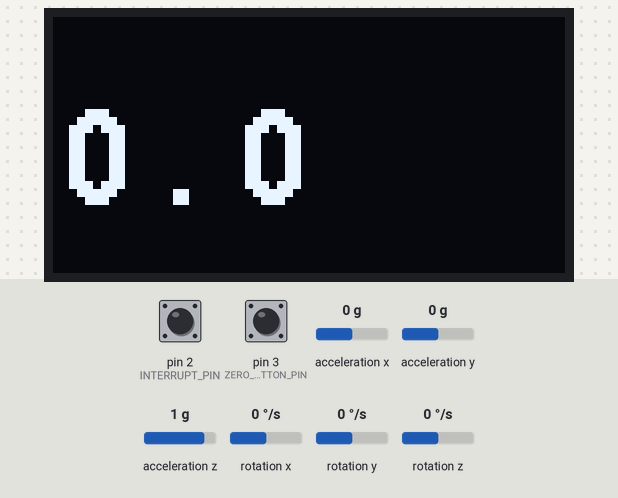
Simulated run of this sketch. Board: Arduino Uno, built with avr-gcc and run on an emulated ATmega328P. On the bench: 128×64 one-colour display. Inputs (shaded band) come from the test bench; at power-on: rotation z 0 °/s, acceleration z 1 g, pin 3 (ZERO_BUTTON_PIN) HIGH, acceleration x 0 g, acceleration y 0 g, pin 2 (INTERRUPT_PIN) LOW, rotation x 0 °/s, rotation y 0 °/s. The sensor or clock chip raises its interrupt line as the real part does; what the sketch prints to the serial monitor is not drawn.

Above: at 3.7 s.
3.8 s: rotation z set to -192 °/s
At 3.92 s:
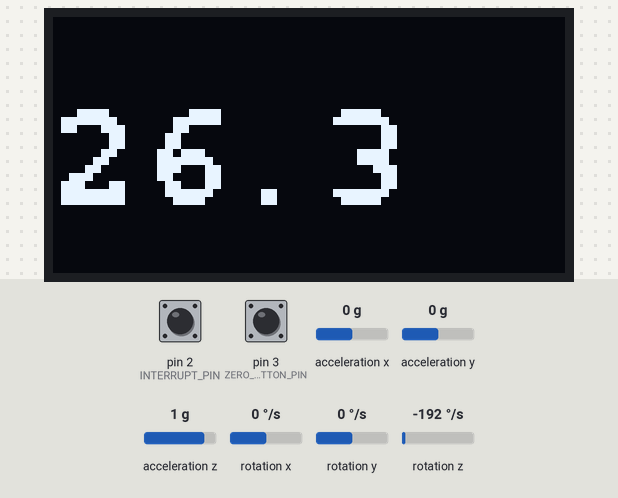
5.3 s: acceleration z set to -1.4 g
At 5.7 s:
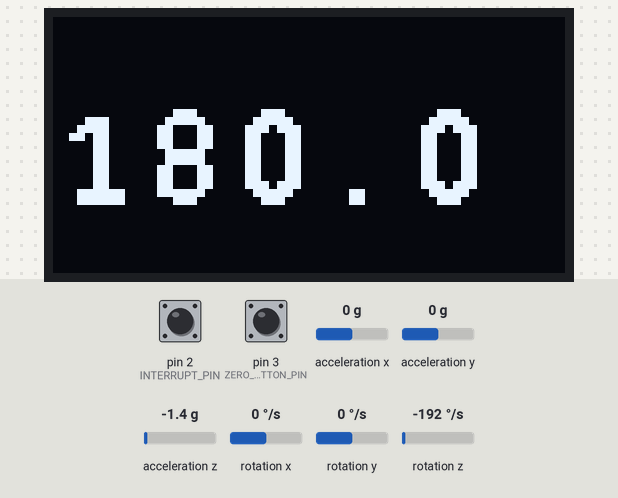
6.8 s: pin 3 (ZERO_BUTTON_PIN) pulled LOW for 0.15 s
At 7.09 s:
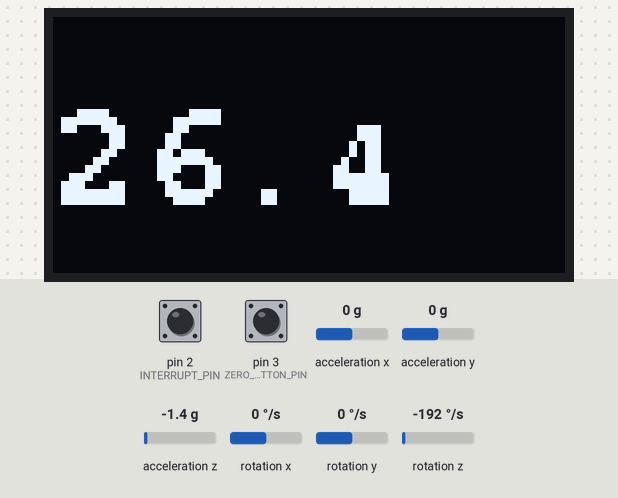
8.5 s: acceleration x set to -1.4 g
At 8.61 s:
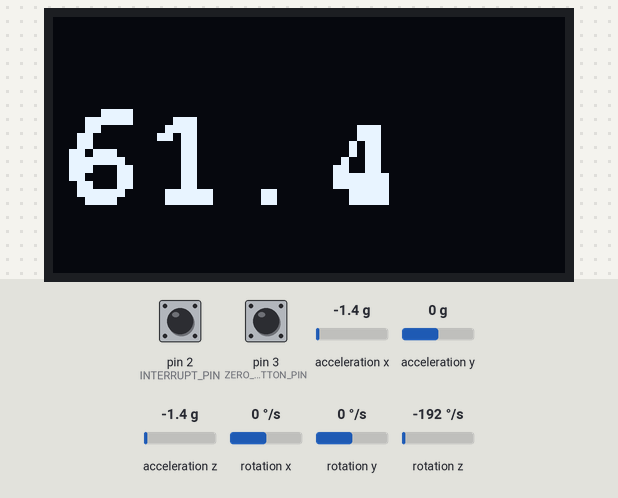
10.0 s: pin 3 (ZERO_BUTTON_PIN) pulled LOW for 1 s
At 10.4 s:
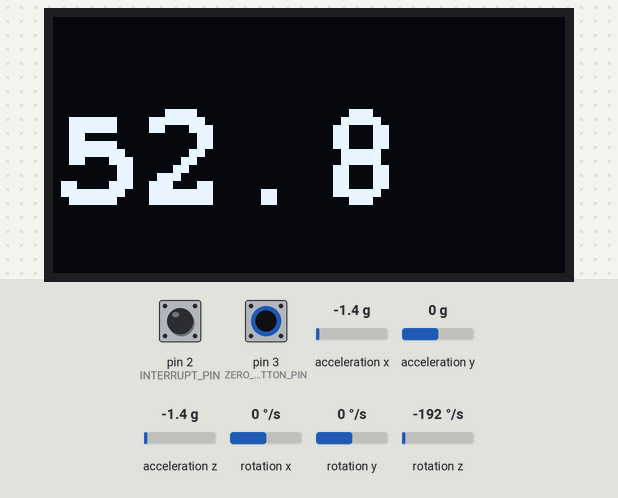
13.2 s: acceleration y set to -1.4 g
At 13.43 s:
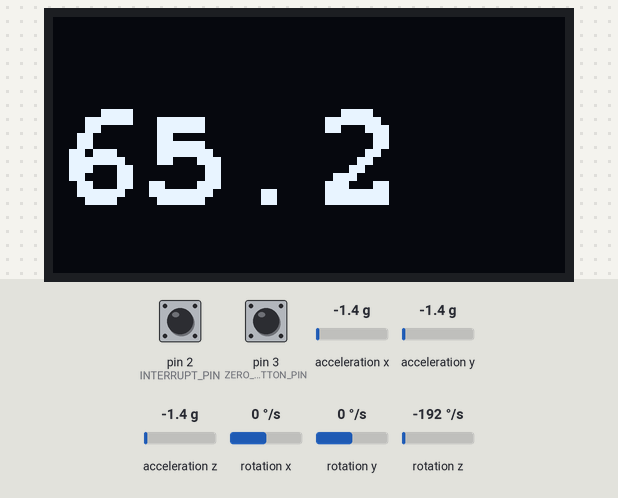

The sketch:

DigitalAngleGauge.ino
```cpp
//Written by Ahmet Burkay KIRNIK
//TR_CapaFenLisesi
//Measure Angle with a MPU-6050(GY-521)

#include <Wire.h>
#include <Adafruit_GFX.h>
#include <Adafruit_SSD1306.h>
#include <Fonts/FreeMonoBold9pt7b.h>
#include "MyMPU6050.h"

// OLED stuff
#define SCREEN_WIDTH 128 // OLED display width, in pixels
#define SCREEN_HEIGHT 64 // OLED display height, in pixels
#define OLED_RESET -1 // Reset pin # (or -1 if sharing Arduino reset pin)
#define SCREEN_ADDRESS 0x3C

#define ZERO_BUTTON_PIN 3
#define ZERO_DELAY 500

Quaternion myAngle;
double myAngleDegrees;
Quaternion zero;
bool zeroFlag = false;

Adafruit_SSD1306 display(SCREEN_WIDTH, SCREEN_HEIGHT, &Wire, OLED_RESET);

void setup() {
  Serial.begin(9600);

  setupMPU();

  // SSD1306_SWITCHCAPVCC = generate display voltage from 3.3V internally
  if (!display.begin(SSD1306_SWITCHCAPVCC, SCREEN_ADDRESS)) {
    Serial.println(F("SSD1306 allocation failed"));
    for (;;); // Don't proceed, loop forever
  }

  display.clearDisplay();
  display.setFont(&FreeMonoBold9pt7b);
  display.setTextSize(1);
  display.setTextColor(SSD1306_WHITE);
  display.setCursor(0, 18);
  display.cp437(true);
  display.println(F("  Digital"));
  display.println(F("  Angle"));
  display.println(F("  Gauge"));
  display.display();

  delay(2000);
  display.clearDisplay();
  display.display();

  pinMode(ZERO_BUTTON_PIN, INPUT_PULLUP);
  attachInterrupt(digitalPinToInterrupt(ZERO_BUTTON_PIN), SetZero, FALLING);
  SetZero();
}

void loop() {
  if (!isDmpReady()) return;

  myAngle = loopMPU();
  Serial.print(myAngle.w);
  Serial.print(" ");
  Serial.print(myAngle.x);
  Serial.print(" ");
  Serial.print(myAngle.y);
  Serial.print(" ");
  Serial.println(myAngle.z);

  if (zeroFlag) {
    zero = myAngle;
    zeroFlag = false;
  }

  myAngleDegrees = GetAngleBetweenQuaternions(myAngle, zero);


  WriteToDisplay(myAngleDegrees);
  //Serial.println(myAngleDegrees);

  delay(100);
}

double GetAngleBetweenQuaternions(Quaternion q1, Quaternion q2) {
  //theta = 2*asin(norm of the vector part of the quaternion product q1*q2^(-1))
  double theta;
  double norm;
  Quaternion q2Inv, qMult;

  // invert q2
  q2Inv = InvertQuaternion(q2);

  // mult q1 x q2Inv
  qMult = MultiplyQuaternions(q1, q2Inv);
  //qMult = MultiplyQuaternions(q2Inv, q1);

  // get norm of the vector part
  // norm(Q)=√w^2+x^2+y^2+z^2
  // norm(Q)=√x^2+y^2+z^2  only vector part
  norm = sqrt(qMult.x * qMult.x + qMult.y * qMult.y + qMult.z * qMult.z);

  theta = 2* asin(norm);

  return theta * RAD_TO_DEG;
}

Quaternion InvertQuaternion(Quaternion q){
  Quaternion newQ;

  double norm = sqrt(q.w*q.w + q.x*q.x + q.y*q.y + q.z*q.z);
  double normSqared = norm*norm;
  newQ.w = q.w/normSqared;
  newQ.x = -q.x/normSqared;
  newQ.y = -q.y/normSqared;
  newQ.z = -q.z/normSqared;

  return newQ;
}

Quaternion MultiplyQuaternions(Quaternion q1, Quaternion q2){
  Quaternion result;

  /* Formula from http://www.euclideanspace.com/maths/algebra/realNormedAlgebra/quaternions/arithmetic/index.htm */
  result.w = q1.w * q2.w - q1.x * q2.x - q1.y * q2.y - q1.z * q2.z;
  result.x = q1.x * q2.w + q1.w * q2.x + q1.y * q2.z - q1.z * q2.y;
  result.y = q1.w * q2.y - q1.x * q2.z + q1.y * q2.w + q1.z * q2.x;
  result.z = q1.w * q2.z + q1.x * q2.y - q1.y * q2.x + q1.z * q2.w;

  return result;
}

double GetQuaternionNorm(Quaternion q){
  return sqrt(q.w * q.w + q.x * q.x + q.y * q.y + q.z * q.z);
}


void WriteToDisplay(double angle) {
  display.clearDisplay();
  display.setTextSize(2);
  display.setCursor(0, 45);
  //display.println(abs(angle), 1);
  display.println(angle, 1);
  display.display();
}

void SetZero() {
  zeroFlag = true;
}
```

MyMPU6050.h
```cpp
// I2C device class (I2Cdev) demonstration Arduino sketch for MPU6050 class using DMP (MotionApps v2.0)
// 6/21/2012 by Jeff Rowberg <jeff@rowberg.net>
// Updates should (hopefully) always be available at https://github.com/jrowberg/i2cdevlib
//
// Changelog:
//      2019-07-08 - Added Auto Calibration and offset generator
//       - and altered FIFO retrieval sequence to avoid using blocking code
//      2016-04-18 - Eliminated a potential infinite loop
//      2013-05-08 - added seamless Fastwire support
//                 - added note about gyro calibration
//      2012-06-21 - added note about Arduino 1.0.1 + Leonardo compatibility error
//      2012-06-20 - improved FIFO overflow handling and simplified read process
//      2012-06-19 - completely rearranged DMP initialization code and simplification
//      2012-06-13 - pull gyro and accel data from FIFO packet instead of reading directly
//      2012-06-09 - fix broken FIFO read sequence and change interrupt detection to RISING
//      2012-06-05 - add gravity-compensated initial reference frame acceleration output
//                 - add 3D math helper file to DMP6 example sketch
//                 - add Euler output and Yaw/Pitch/Roll output formats
//      2012-06-04 - remove accel offset clearing for better results (thanks Sungon Lee)
//      2012-06-01 - fixed gyro sensitivity to be 2000 deg/sec instead of 250
//      2012-05-30 - basic DMP initialization working

/* ============================================
I2Cdev device library code is placed under the MIT license
Copyright (c) 2012 Jeff Rowberg

Permission is hereby granted, free of charge, to any person obtaining a copy
of this software and associated documentation files (the "Software"), to deal
in the Software without restriction, including without limitation the rights
to use, copy, modify, merge, publish, distribute, sublicense, and/or sell
copies of the Software, and to permit persons to whom the Software is
furnished to do so, subject to the following conditions:

The above copyright notice and this permission notice shall be included in
all copies or substantial portions of the Software.

THE SOFTWARE IS PROVIDED "AS IS", WITHOUT WARRANTY OF ANY KIND, EXPRESS OR
IMPLIED, INCLUDING BUT NOT LIMITED TO THE WARRANTIES OF MERCHANTABILITY,
FITNESS FOR A PARTICULAR PURPOSE AND NONINFRINGEMENT. IN NO EVENT SHALL THE
AUTHORS OR COPYRIGHT HOLDERS BE LIABLE FOR ANY CLAIM, DAMAGES OR OTHER
LIABILITY, WHETHER IN AN ACTION OF CONTRACT, TORT OR OTHERWISE, ARISING FROM,
OUT OF OR IN CONNECTION WITH THE SOFTWARE OR THE USE OR OTHER DEALINGS IN
THE SOFTWARE.
===============================================
*/

// I2Cdev and MPU6050 must be installed as libraries, or else the .cpp/.h files
// for both classes must be in the include path of your project
#include "I2Cdev.h"

#include "MPU6050_6Axis_MotionApps20.h"
//#include "MPU6050.h" // not necessary if using MotionApps include file

// Arduino Wire library is required if I2Cdev I2CDEV_ARDUINO_WIRE implementation
// is used in I2Cdev.h
#if I2CDEV_IMPLEMENTATION == I2CDEV_ARDUINO_WIRE
    #include "Wire.h"
#endif

// class default I2C address is 0x68
// specific I2C addresses may be passed as a parameter here
// AD0 low = 0x68 (default for SparkFun breakout and InvenSense evaluation board)
// AD0 high = 0x69
//MPU6050 mpu;
MPU6050 mpu(0x68); // <-- use for AD0 high

/* =========================================================================
   NOTE: In addition to connection 3.3v, GND, SDA, and SCL, this sketch
   depends on the MPU-6050's INT pin being connected to the Arduino's
   external interrupt #0 pin. On the Arduino Uno and Mega 2560, this is
   digital I/O pin 2.
 * ========================================================================= */

/* =========================================================================
   NOTE: Arduino v1.0.1 with the Leonardo board generates a compile error
   when using Serial.write(buf, len). The Teapot output uses this method.
   The solution requires a modification to the Arduino USBAPI.h file, which
   is fortunately simple, but annoying. This will be fixed in the next IDE
   release. For more info, see these links:

   http://arduino.cc/forum/index.php/topic,109987.0.html
   http://code.google.com/p/arduino/issues/detail?id=958
 * ========================================================================= */


// uncomment "OUTPUT_READABLE_QUATERNION" if you want to see the actual
// quaternion components in a [w, x, y, z] format (not best for parsing
// on a remote host such as Processing or something though)
#define OUTPUT_READABLE_QUATERNION

// uncomment "OUTPUT_READABLE_EULER" if you want to see Euler angles
// (in degrees) calculated from the quaternions coming from the FIFO.
// Note that Euler angles suffer from gimbal lock (for more info, see
// http://en.wikipedia.org/wiki/Gimbal_lock)
//#define OUTPUT_READABLE_EULER

// uncomment "OUTPUT_READABLE_YAWPITCHROLL" if you want to see the yaw/
// pitch/roll angles (in degrees) calculated from the quaternions coming
// from the FIFO. Note this also requires gravity vector calculations.
// Also note that yaw/pitch/roll angles suffer from gimbal lock (for
// more info, see: http://en.wikipedia.org/wiki/Gimbal_lock)
//#define OUTPUT_READABLE_YAWPITCHROLL

// uncomment "OUTPUT_READABLE_REALACCEL" if you want to see acceleration
// components with gravity removed. This acceleration reference frame is
// not compensated for orientation, so +X is always +X according to the
// sensor, just without the effects of gravity. If you want acceleration
// compensated for orientation, us OUTPUT_READABLE_WORLDACCEL instead.
//#define OUTPUT_READABLE_REALACCEL

// uncomment "OUTPUT_READABLE_WORLDACCEL" if you want to see acceleration
// components with gravity removed and adjusted for the world frame of
// reference (yaw is relative to initial orientation, since no magnetometer
// is present in this case). Could be quite handy in some cases.
//#define OUTPUT_READABLE_WORLDACCEL

// uncomment "OUTPUT_TEAPOT" if you want output that matches the
// format used for the InvenSense teapot demo
//#define OUTPUT_TEAPOT


#define INTERRUPT_PIN 2  // use pin 2 on Arduino Uno & most boards
#define LED_PIN 13 // (Arduino is 13, Teensy is 11, Teensy++ is 6)
bool blinkState = false;

// MPU control/status vars
bool dmpReady = false;  // set true if DMP init was successful
uint8_t mpuIntStatus;   // holds actual interrupt status byte from MPU
uint8_t devStatus;      // return status after each device operation (0 = success, !0 = error)
uint16_t packetSize;    // expected DMP packet size (default is 42 bytes)
uint16_t fifoCount;     // count of all bytes currently in FIFO
uint8_t fifoBuffer[64]; // FIFO storage buffer

// orientation/motion vars
Quaternion q;           // [w, x, y, z]         quaternion container
//VectorInt16 aa;         // [x, y, z]            accel sensor measurements
//VectorInt16 aaReal;     // [x, y, z]            gravity-free accel sensor measurements
//VectorInt16 aaWorld;    // [x, y, z]            world-frame accel sensor measurements
//VectorFloat gravity;    // [x, y, z]            gravity vector
//float euler[3];         // [psi, theta, phi]    Euler angle container
//float ypr[3];           // [yaw, pitch, roll]   yaw/pitch/roll container and gravity vector

// packet structure for InvenSense teapot demo
uint8_t teapotPacket[14] = { '$', 0x02, 0,0, 0,0, 0,0, 0,0, 0x00, 0x00, '\r', '\n' };


// ================================================================
// ===               INTERRUPT DETECTION ROUTINE                ===
// ================================================================

volatile bool mpuInterrupt = false;     // indicates whether MPU interrupt pin has gone high
void dmpDataReady() {
    mpuInterrupt = true;
}


// ================================================================
// ===                      INITIAL SETUP                       ===
// ================================================================

void setupMPU() {
    // join I2C bus (I2Cdev library doesn't do this automatically)
    #if I2CDEV_IMPLEMENTATION == I2CDEV_ARDUINO_WIRE
        Wire.begin();
        Wire.setClock(400000); // 400kHz I2C clock. Comment this line if having compilation difficulties
    #elif I2CDEV_IMPLEMENTATION == I2CDEV_BUILTIN_FASTWIRE
        Fastwire::setup(400, true);
    #endif

    // initialize serial communication
    // (115200 chosen because it is required for Teapot Demo output, but it's
    // really up to you depending on your project)
    //Serial.begin(115200);
    //while (!Serial); // wait for Leonardo enumeration, others continue immediately

    // NOTE: 8MHz or slower host processors, like the Teensy @ 3.3V or Arduino
    // Pro Mini running at 3.3V, cannot handle this baud rate reliably due to
    // the baud timing being too misaligned with processor ticks. You must use
    // 38400 or slower in these cases, or use some kind of external separate
    // crystal solution for the UART timer.

    // initialize device
    //Serial.println(F("Initializing I2C devices..."));
    mpu.initialize();
    pinMode(INTERRUPT_PIN, INPUT);

    // verify connection
    //Serial.println(F("Testing device connections..."));
    //if(!mpu.testConnection()){
    //  Serial.println(F("MPU6050 connection failed"));
    //}
    Serial.println(mpu.testConnection() ? F("MPU6050 connection successful") : F("MPU6050 connection failed"));

    // wait for ready
    //Serial.println(F("\nSend any character to begin DMP programming and demo: "));
    //while (Serial.available() && Serial.read()); // empty buffer
    //while (!Serial.available());                 // wait for data
    //while (Serial.available() && Serial.read()); // empty buffer again

    // load and configure the DMP
    //Serial.println(F("Initializing DMP..."));
    devStatus = mpu.dmpInitialize();

    // supply your own gyro offsets here, scaled for min sensitivity
    mpu.setXGyroOffset(127); //220
    mpu.setYGyroOffset(24); //76
    mpu.setZGyroOffset(-129); //-85
    mpu.setZAccelOffset(1788); // 1688 factory default for my test chip

    // make sure it worked (returns 0 if so)
    if (devStatus == 0) {
        // Calibration Time: generate offsets and calibrate our MPU6050
        mpu.CalibrateAccel(6);
        mpu.CalibrateGyro(6);
        mpu.PrintActiveOffsets();
        // turn on the DMP, now that it's ready
        //Serial.println(F("Enabling DMP..."));
        mpu.setDMPEnabled(true);

        // enable Arduino interrupt detection
        //Serial.print(F("Enabling interrupt detection (Arduino external interrupt "));
        //Serial.print(digitalPinToInterrupt(INTERRUPT_PIN));
        digitalPinToInterrupt(INTERRUPT_PIN);
        //Serial.println(F(")..."));
        attachInterrupt(digitalPinToInterrupt(INTERRUPT_PIN), dmpDataReady, RISING);
        mpuIntStatus = mpu.getIntStatus();

        // set our DMP Ready flag so the main loop() function knows it's okay to use it
        //Serial.println(F("DMP ready! Waiting for first interrupt..."));
        dmpReady = true;

        // get expected DMP packet size for later comparison
        packetSize = mpu.dmpGetFIFOPacketSize();
    } else {
        // ERROR!
        // 1 = initial memory load failed
        // 2 = DMP configuration updates failed
        // (if it's going to break, usually the code will be 1)
        Serial.print(F("DMP Initialization failed (code "));
        Serial.print(devStatus);
        Serial.println(F(")"));
    }

    // configure LED for output
    //pinMode(LED_PIN, OUTPUT);
}


// ================================================================
// ===                    MAIN PROGRAM LOOP                     ===
// ================================================================

bool isDmpReady(){
    return dmpReady;
}

Quaternion loopMPU() {
    // if programming failed, don't try to do anything
    //if (!dmpReady) return q;
    // read a packet from FIFO
    if (mpu.dmpGetCurrentFIFOPacket(fifoBuffer)) { // Get the Latest packet
        // display quaternion values in easy matrix form: w x y z
        mpu.dmpGetQuaternion(&q, fifoBuffer);
        return q;
        /*Serial.print("quat\t");
        Serial.print(q.w);
        Serial.print("\t");
        Serial.print(q.x);
        Serial.print("\t");
        Serial.print(q.y);
        Serial.print("\t");
        Serial.println(q.z);*/
    }
}
```

Measured:
- after the input at 3.8 s, the display: changes after 0.06 s (image 1)
- after the input at 6.8 s, the display: first changes after 0.09 s (image 3 shows a later state)
